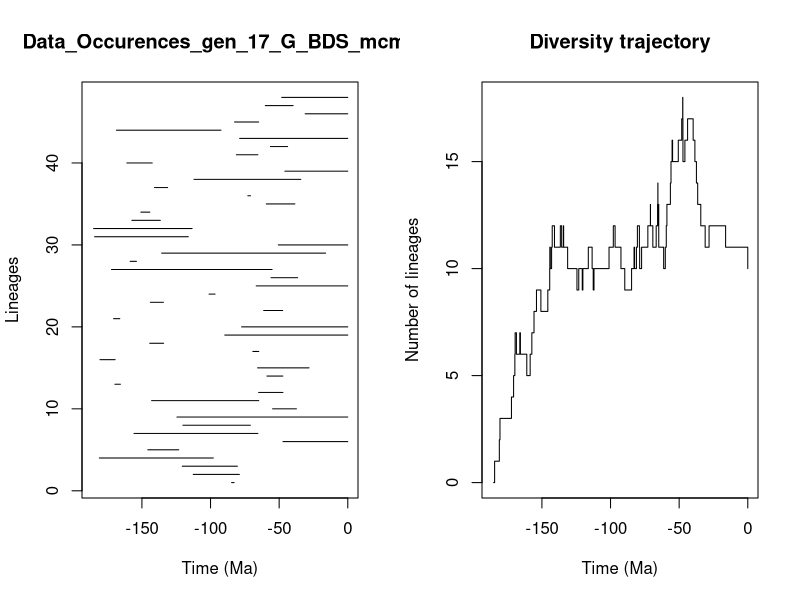

This figure's R source:


pdf(file='../Genus/pyrate_mcmc_logs/Data_Occurences_gen_17_G_BDS_mcmc_LTT.pdf',width=0.6*20, height=0.6*10)
title = "Data_Occurences_gen_17_G_BDS_mcmc"
ts=c(84.67035185921779, 112.62562950121442,120.61256189631835,181.03302797498182,145.70224431583281,47.23316702595269,155.76053136547358,120.15188506601534,124.47075240261502,54.783610535922726,142.95221342730275,64.9615208902586,169.71378619311218,58.92526416089187,65.72621894683832,180.5604043635895,69.1776785059976,144.32577207824238,89.62847839914937,77.36960689075812,170.6473892024365,61.295832677927855,143.88371656528145,101.10157979428973,66.74176456721192,55.940481357446295,172.20168154866857,158.5720878726765,135.6141809522154,50.63706687465046,184.46530462214986,185.21153352014724,157.34156083163413,150.7564855681587,59.386263644414186,72.81385218971309,140.85577910234426,112.05057876106149,45.82073290229466,161.02410633395846,81.13382865165408,56.38998078308279,78.78582273427496,168.58369118609423,82.48880556975988,31.055083467857614,60.097635035586244,48.13683818800025)
te=c(82.86732985743589, 78.97159388661906,80.43181491048459,97.97613943304822,123.15245688309447,0.0,65.47163751970984,70.96457174191721,0.0,37.420374634253875,64.87038030874153,47.2516107296872,165.6713537417209,47.322072551567274,28.211197416316065,169.51196404327965,64.86720909267005,134.169545081166,0.0,0.0,166.12170213810015,47.42625735844388,134.3510285822619,96.67758471726236,0.0,36.48582845206935,55.147106407459894,153.97088482531888,16.155929934684856,0.0,116.1976998612787,113.41579685490798,136.57472722068312,144.2396222450217,38.53587913077914,70.90324626995336,131.26128780516171,34.24473823047127,0.0,142.49337069919332,65.52153451141226,43.85558544132979,0.0,92.41779142579935,64.95820613759419,0.0,39.80115982409304,0.0)
div_traj=c(0, 1,2,3,4,5,6,7,6,7,6,5,6,7,8,9,8,9,10,11,10,11,12,11,12,11,12,11,10,9,10,9,10,11,10,9,10,11,12,11,10,9,10,11,10,11,12,11,10,11,12,13,12,11,12,13,14,13,12,13,12,11,10,11,12,13,14,15,16,15,16,17,18,17,16,15,16,17,16,15,14,13,12,11,12,11,10)
time_events=c(185.21153352014724, 184.46530462214986,181.03302797498182,180.5604043635895,172.20168154866857,170.6473892024365,169.71378619311218,169.51196404327965,168.58369118609423,166.12170213810015,165.6713537417209,161.02410633395846,158.5720878726765,157.34156083163413,155.76053136547358,153.97088482531888,150.7564855681587,145.70224431583281,144.32577207824238,144.2396222450217,143.88371656528145,142.95221342730275,142.49337069919332,140.85577910234426,136.57472722068312,135.6141809522154,134.3510285822619,134.169545081166,131.26128780516171,124.47075240261502,123.15245688309447,120.61256189631835,120.15188506601534,116.1976998612787,113.41579685490798,112.62562950121442,112.05057876106149,101.10157979428973,97.97613943304822,96.67758471726236,92.41779142579935,89.62847839914937,84.67035185921779,82.86732985743589,82.48880556975988,81.13382865165408,80.43181491048459,78.97159388661906,78.78582273427496,77.36960689075812,72.81385218971309,70.96457174191721,70.90324626995336,69.1776785059976,66.74176456721192,65.72621894683832,65.52153451141226,65.47163751970984,64.9615208902586,64.95820613759419,64.87038030874153,64.86720909267005,61.295832677927855,60.097635035586244,59.386263644414186,58.92526416089187,56.38998078308279,55.940481357446295,55.147106407459894,54.783610535922726,50.63706687465046,48.13683818800025,47.42625735844388,47.322072551567274,47.2516107296872,47.23316702595269,45.82073290229466,43.85558544132979,39.80115982409304,38.53587913077914,37.420374634253875,36.48582845206935,34.24473823047127,31.055083467857614,28.211197416316065,16.155929934684856,0.0)
                par(mfrow=c(1,2))
                L = length(ts)
                plot(ts, 1:L , xlim=c(-max(ts)-1,0), pch=20, type="n", main=title,xlab="Time (Ma)",ylab="Lineages")
                for (i in 1:L){segments(x0=-te[i],y0=i,x1=-ts[i],y1=i)}    
                t = -time_events
                plot(div_traj ~ t,type="s", main = "Diversity trajectory",xlab="Time (Ma)",ylab="Number of lineages",xlim=c(-max(ts)-1,0))
                abline(v=c(65,200,251,367,445),lty=2,col="gray")
                
